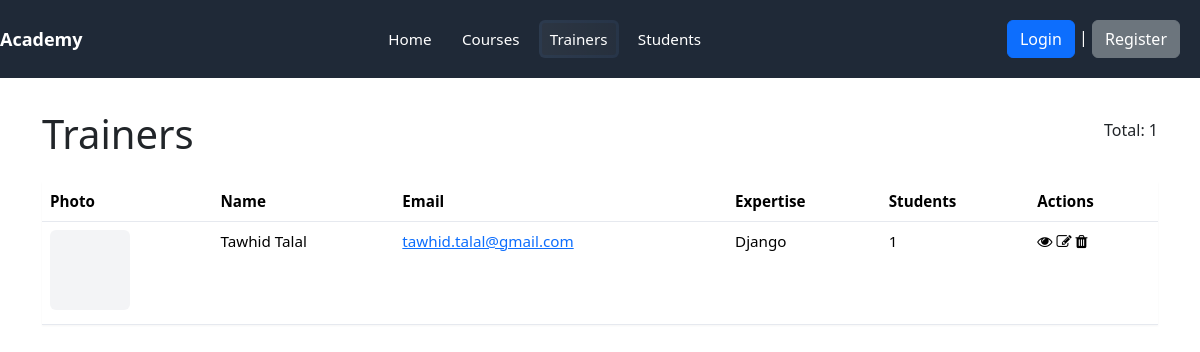
/academy/trainers/, run on the app's committed database.
### academy/models.py (models this page shows, shortened)
class Trainer(models.Model):
    first_name = models.CharField(max_length=100)
    last_name = models.CharField(max_length=100)
    email = models.EmailField(unique=True)
    expertise = models.CharField(max_length=200)
    trainer_photo = models.ImageField(upload_to='trainer_photos/', default='default.png')

### academy/views.py (the view)
# urls.py: path('trainers/', views.trainers, name='trainers'),
def trainers(request):
    trainers= Trainer.objects.all()
    context = {
        'trainers': trainers
    }
    return render(request, 'academy/trainers.html', context)

### templates/academy/trainers.html (shortened to what this page needs)
{% load static %}
<!DOCTYPE html>
<html lang="en">
<head>
  <link rel="stylesheet" href="{% static 'css/style.css' %}">
  <link
    href="https://cdn.jsdelivr.net/npm/bootstrap@5.3.8/dist/css/bootstrap.min.css"
    rel="stylesheet"
/>
  <link rel="stylesheet" href="https://cdnjs.cloudflare.com/ajax/libs/font-awesome/4.7.0/css/font-awesome.min.css">
</head>
<body>
    {% include 'navbar.html' %}
  <div class="container">
    <div class="heading" style="display:flex;justify-content:space-between;align-items:center;margin-bottom:1rem;">
      <h1>Trainers</h1>
      <p>Total: {{ trainers.count }}</p>
    </div>
    <table class="table" aria-label="Trainers table">
      <thead>
        <tr>
          <th>Photo</th>
          <th>Name</th>
          <th>Email</th>
          <th>Expertise</th>
          <th>Students</th>
          <th>Actions</th>
        </tr>
      </thead>
      <tbody>
        {% for trainer in trainers %}
          <tr>
            <td>
              {% if trainer.trainer_photo %}
                <img src="{{ trainer.trainer_photo.url }}" alt="{{ trainer.full_name }}" class="thumb">
              {% else %}
                <div style="width:80px;height:80px;background:#f3f4f6;border-radius:6px;display:inline-block"></div>
              {% endif %}
            </td>
            <td>{{ trainer.first_name }} {{ trainer.last_name }}</td>
            <td><a href="mailto:{{ trainer.email }}">{{ trainer.email }}</a></td>
            <td>{{ trainer.expertise }}</td>
            <td>{{ trainer.students.count }}</td>
            <td>
              <a href="" style="color: black;"><i class="fa fa-eye"></i></a>
              <a href="" style="color: black;"><i class="fa fa-edit"></i></a>
              <a href="" style="color: black;"><i class="fa fa-trash"></i></a>
            </td>
          </tr>
        {% empty %}
          <tr>
            <td colspan="6">No trainers found.</td>
          </tr>
        {% endfor %}
      </tbody>
    </table>
  </div>
</body>
</html>

### training_portal/static/css/style.css (style rules this page uses)
:root { --nav-bg: #1f2937; --nav-text: #ffffff; --nav-accent: #3b82f6; --nav-hover: rgba(255,255,255,0.08); --container-padding: 1.25rem; }
* { box-sizing: border-box; }
body { margin: 0; font-family: -apple-system, BlinkMacSystemFont, "Segoe UI", Roboto, "Helvetica Neue", Arial; color: #111827; background: #f8fafc; }
.container { max-width: 1100px; margin: 2rem auto; padding: 0 1rem; }
.table { width: 100%; border-collapse: collapse; background: #fff; box-shadow: 0 1px 2px rgba(0,0,0,0.04); }
.table th, .table td { padding: 0.6rem 0.75rem; border-bottom: 1px solid #e6e9ef; text-align: left; font-size: 0.95rem; }
.table th { background: #f3f4f6; font-weight: 700; }
.heading { display:flex; align-items:center; justify-content:space-between; gap:1rem; margin-bottom:1rem; }

### data on the page
Trainer: first_name "Tawhid", last_name "Talal", email "tawhid.talal@gmail.com", expertise "Django", students.count "1"

### other printed values
{{ trainers.count }} "1"
